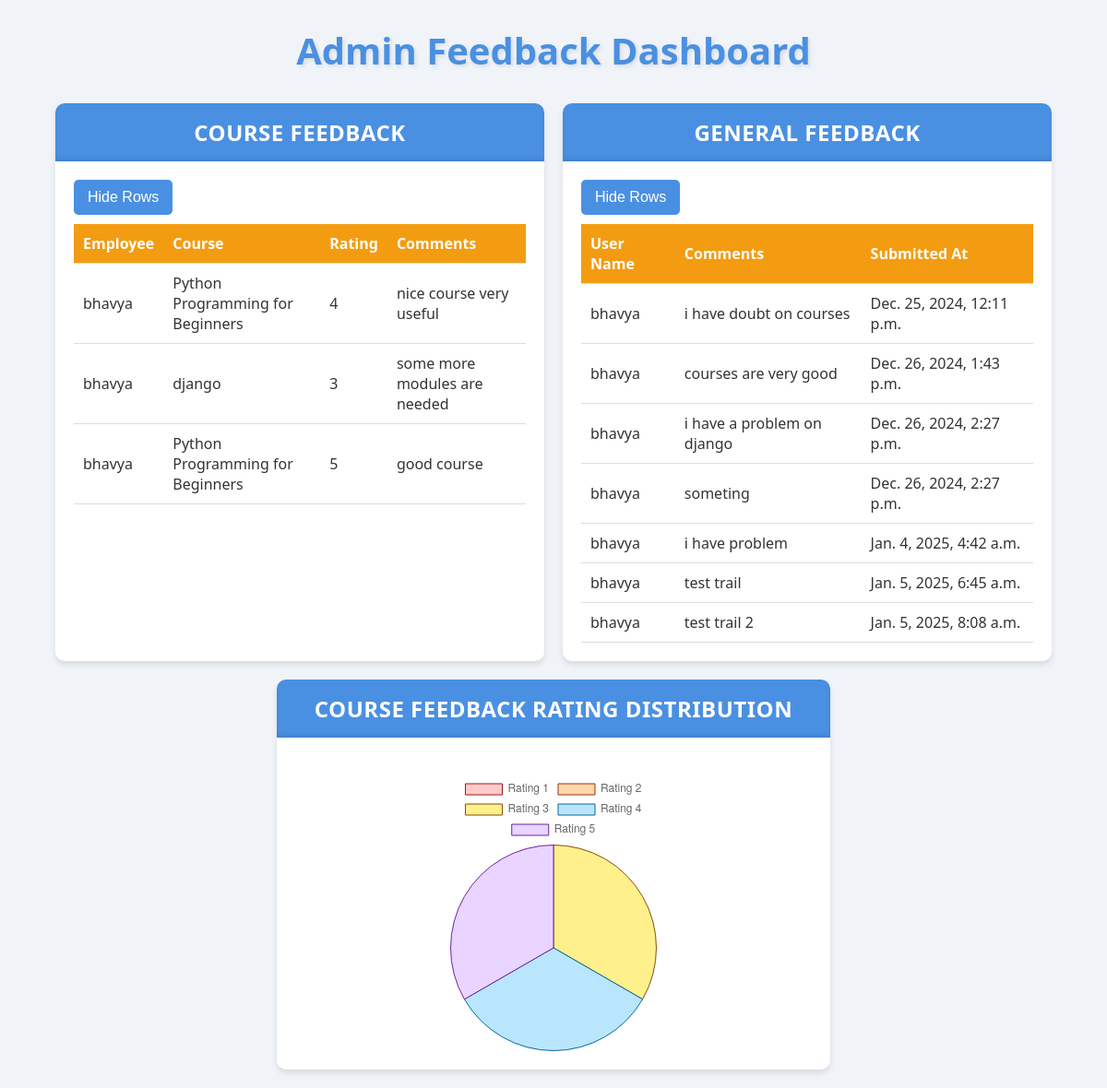
/dashboard/feedback_tracker/1/, run on the app's committed database.
### dashboards/models.py (models this page shows, shortened)
class Feedback(models.Model):
    feedback_id = models.AutoField(primary_key=True)
    course = models.ForeignKey('Course', on_delete=models.CASCADE)  # ForeignKey to Course
    employee = models.ForeignKey('authentication.User', on_delete=models.CASCADE)  # ForeignKey to User
    rating = models.IntegerField()  # IntegerField for ratings
    comments = models.TextField(blank=True, null=True)
    class Meta:
        constraints = [
            models.CheckConstraint(check=models.Q(rating__gte=1) & models.Q(rating__lte=5), name='rating_between_1_and_5')
        ]

class Course(models.Model):
    course_id = models.AutoField(primary_key=True)
    title = models.CharField(max_length=255, unique=True)
    description = models.TextField(null=True, blank=True)
    created_by = models.ForeignKey(
        'authentication.User',
        on_delete=models.CASCADE,
        limit_choices_to={'role__role_name': 'Admin'},
        related_name='created_courses'
    )
    created_at = models.DateTimeField(auto_now_add=True)
    employees = models.ManyToManyField(
        'authentication.User',
        related_name='enrolled_courses',
        limit_choices_to={'role__role_name': 'Employee'},
        blank=True
    )

class GeneralFeedback(models.Model):
    user = models.ForeignKey('authentication.User', on_delete=models.CASCADE)  # User providing the feedback
    comments = models.TextField()  # Feedback comments
    submitted_at = models.DateTimeField(auto_now_add=True)  # Timestamp of submission

### authentication/models.py (models this page shows, shortened)
class User(models.Model):
    name = models.CharField(max_length=100)
    email = models.EmailField(unique=True)
    password = models.CharField(max_length=255)
    role = models.ForeignKey(Role, on_delete=models.CASCADE)

### dashboards/views.py (the view)
# urls.py: path('feedback_tracker/<int:user_id>/',views.feedback_tracker,name='feedback_tracker'),
def feedback_tracker(request, user_id):
    feedbacks = Feedback.objects.all().select_related('course', 'employee')
    general_feedback_data = GeneralFeedback.objects.all().select_related('user')
    rating_counts = (
        Feedback.objects.values('rating')
        .annotate(count=Count('rating'))
        .order_by('rating')
    )
    course_feedback_chart_data = {str(i): 0 for i in range(1, 6)}
    for rating_count in rating_counts:
        rating = str(rating_count['rating'])
        count = rating_count['count']
        course_feedback_chart_data[rating] = count
    return render(request, 'dashboards/feedback_tracker.html', {
        'course_feedback_data': feedbacks,
        'general_feedback_data': general_feedback_data,
        'course_feedback_chart_data': course_feedback_chart_data
    })

### dashboards/templates/dashboards/feedback_tracker.html (shortened to what this page needs)
{% load static %}
<!DOCTYPE html>
<html lang="en">
<head>
    <link rel="stylesheet" href="{% static 'css/feedback_tracker.css' %}">
</head>
<body>
    <h1 class="fade-in">Admin Feedback Dashboard</h1>
<div class="container">
    <div class="card fade-in">
        <div class="card-header">Course Feedback</div>
        <div class="card-content">
            <button id="toggleCourseRows" class="toggle-button" onclick="toggleRows('toggleCourseRows', 'courseFeedbackTable')">Hide Rows</button>
            <table id="courseFeedbackTable">
                <thead>
                    <tr>
                        <th>Employee</th>
                        <th>Course</th>
                        <th>Rating</th>
                        <th>Comments</th>
                    </tr>
                </thead>
                <tbody>
                    {% for feedback in course_feedback_data %}
                    <tr>
                        <td>{{ feedback.employee.name }}</td>
                        <td>{{ feedback.course.title }}</td>
                        <td>{{ feedback.rating }}</td>
                        <td>{{ feedback.comments }}</td>
                    </tr>
                    {% empty %}
                    <tr>
                        <td colspan="4">No feedback available.</td>
                    </tr>
                    {% endfor %}
                </tbody>
            </table>
        </div>
    </div>
    <div class="card fade-in">
        <div class="card-header">General Feedback</div>
        <div class="card-content">
            <button id="toggleGeneralRows" class="toggle-button" onclick="toggleRows('toggleGeneralRows', 'generalFeedbackTable')">Hide Rows</button>
            <table id="generalFeedbackTable">
                <thead>
                    <tr>
                        <th>User Name</th>
                        <th>Comments</th>
                        <th>Submitted At</th>
                    </tr>
                </thead>
                <tbody>
                    {% for feedback in general_feedback_data %}
                    <tr>
                        <td>{{ feedback.user.name }}</td>
                        <td>{{ feedback.comments }}</td>
                        <td>{{ feedback.submitted_at }}</td>
                    </tr>
                    {% empty %}
                    <tr>
                        <td colspan="3">No general feedback available.</td>
                    </tr>
                    {% endfor %}
                </tbody>
            </table>
        </div>
    </div>
</div>
<div class="centered-wrapper">
     <div class="card fade-in">
            <div class="card-header">Course Feedback Rating Distribution</div>
            <div class="card-content">
                <div class="chart-container">
                    <canvas id="feedbackChart"></canvas>
                </div>
            </div>
        </div>
    </div>
    <script>
        // Backend data passed dynamically
        const ratingCounts = [
        {{ course_feedback_chart_data.1|default:0 }},
        {{ course_feedback_chart_data.2|default:0 }},
        {{ course_feedback_chart_data.3|default:0 }},
        {{ course_feedback_chart_data.4|default:0 }},
        {{ course_feedback_chart_data.5|default:0 }}
    ];
        // Chart Script
        const ctx = document.getElementById('feedbackChart').getContext('2d');
        new Chart(ctx, {
            type: 'pie',
            data: {
                labels: ['Rating 1', 'Rating 2', 'Rating 3', 'Rating 4', 'Rating 5'],
                datasets: [{
                    data: ratingCounts,
                    backgroundColor: ['#fecaca', '#fed7aa', '#fef08a', '#bae6fd', '#e9d5ff'],
                    borderColor: ['#991b1b', '#9a3412', '#854d0e', '#0369a1', '#6b21a8'],
                    borderWidth: 1
                }]
            },
            options: {
                responsive: true,
                plugins: {
                    legend: {
                        position: 'top',
                    },
                    tooltip: {
                        callbacks: {
                            label: function(context) {
                                const total = ratingCounts.reduce((a, b) => a + b, 0);
                                const value = context.raw;
                                const percentage = ((value / total) * 100).toFixed(2) + '%';
                                return `${context.label}: ${value} (${percentage})`;
                            }
                        }
                    }
                }
            }
        });
        function toggleRows(buttonId, tableId) {
            const button = document.getElementById(buttonId);
            const table = document.getElementById(tableId);
            const rows = table.querySelectorAll('tbody tr');
            if (rows.length > 0) {
                // Toggle visibility
                const isHidden = rows[0].style.display === 'none';
                rows.forEach(row => row.style.display = isHidden ? '' : 'none');
                // Update button text
                button.textContent = isHidden ? 'Hide Rows' : 'Show Rows';
            }
        }
    </script>
</body>
</html>

### dashboards/static/css/feedback_tracker.css (style rules this page uses)
:root { --primary-color: #4a90e2; --secondary-color: #f39c12; --background-color: #f0f4f8; --text-color: #333; --card-background: #ffffff; }
body { font-family: 'Segoe UI', Tahoma, Geneva, Verdana, sans-serif; margin: 0; padding: 0; background-color: var(--background-color); color: var(--text-color); }
.container { width: 90%; max-width: 1200px; margin: 20px auto; display: grid; grid-template-columns: repeat(auto-fit, minmax(300px, 1fr)); gap: 20px; }
h1 { text-align: center; color: var(--primary-color); font-size: 2.5em; margin-bottom: 30px; text-shadow: 2px 2px 4px rgba(0,0,0,0.1); }
.card { background: var(--card-background); border-radius: 10px; box-shadow: 0 4px 6px rgba(0,0,0,0.1); overflow: hidden; transition: transform 0.3s ease; }
.card-header { background-color: var(--primary-color); color: white; padding: 15px; font-size: 1.2em; }
.card-content { padding: 20px; }
table { width: 100%; border-collapse: collapse; }
table th, table td { padding: 10px; text-align: left; border-bottom: 1px solid #ddd; }
table th { background-color: var(--secondary-color); color: white; }
.chart-container { height: 300px; margin-top: 20px; }
.fade-in { animation: fadeIn 0.5s ease-in; }
.centered-wrapper { display: flex; flex-direction: column; align-items: center; justify-content: center; text-align: center; margin: 20px 0; }
.card { max-width: 600px; width: 100%; }
.chart-container { display: flex; justify-content: center; width: 100%; }
.card-header { background-color: var(--primary-color); color: white; padding: 15px 20px; font-size: 1.5em; font-weight: bold; text-align: center; border-radius: 8px 8px 0 0; box-shadow: inset 0 -3px 5px rgba(0, 0, 0, 0.1); letter-spacing: 0.5px; text-transform: uppercase; }
.toggle-button { display: inline-block; padding: 10px 15px; background-color: var(--primary-color); color: white; border: none; border-radius: 5px; cursor: pointer; margin-bottom: 10px; font-size: 1em; }

### data on the page
Feedback: employee.name "bhavya", course "Python Programming for Beginners", rating "4", comments "nice course very useful"
Feedback: employee.name "bhavya", course "django", rating "3", comments "some more modules are needed"
Feedback: employee.name "bhavya", course "Python Programming for Beginners", rating "5", comments "good course"
GeneralFeedback: user.name "bhavya", comments "i have doubt on courses", submitted_at "Dec. 25, 2024, 12:11 p.m."
GeneralFeedback: user.name "bhavya", comments "courses are very good", submitted_at "Dec. 26, 2024, 1:43 p.m."
GeneralFeedback: user.name "bhavya", comments "i have a problem on django", submitted_at "Dec. 26, 2024, 2:27 p.m."
GeneralFeedback: user.name "bhavya", comments "someting", submitted_at "Dec. 26, 2024, 2:27 p.m."
GeneralFeedback: user.name "bhavya", comments "i have problem", submitted_at "Jan. 4, 2025, 4:42 a.m."
GeneralFeedback: user.name "bhavya", comments "test trail", submitted_at "Jan. 5, 2025, 6:45 a.m."
GeneralFeedback: user.name "bhavya", comments "test trail 2", submitted_at "Jan. 5, 2025, 8:08 a.m."

### other printed values
chart data {{ course_feedback_chart_data.1|default:0 }} 0
chart data {{ course_feedback_chart_data.2|default:0 }} 0
chart data {{ course_feedback_chart_data.3|default:0 }} 1
chart data {{ course_feedback_chart_data.4|default:0 }} 1
